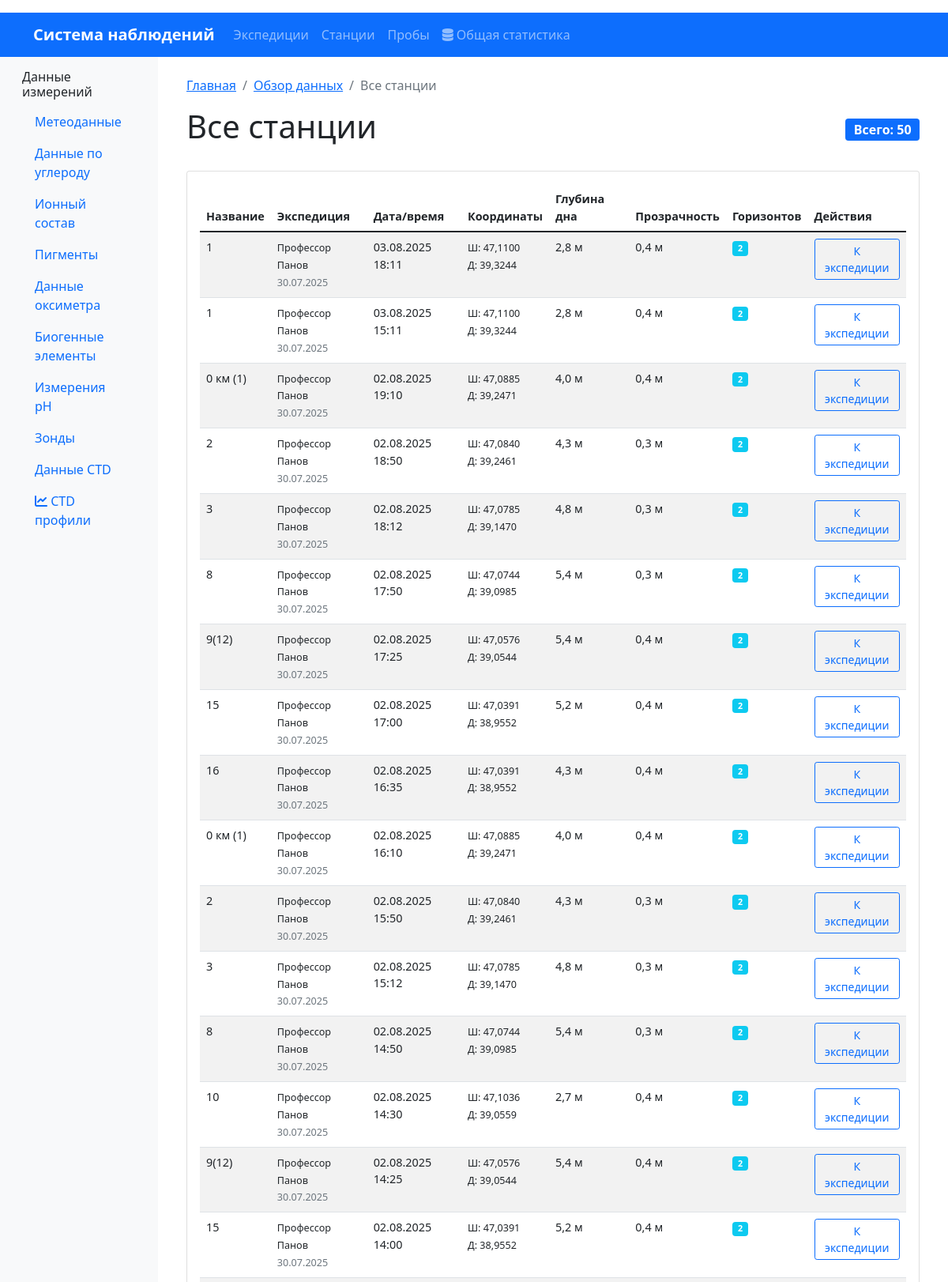
/data/stations/ (upper part), run on the app's committed database.
### oceanography/models.py (models this page shows, shortened)
class Station(models.Model):
    station_id = models.AutoField(primary_key=True)
    expedition = models.ForeignKey(Expedition, on_delete=models.CASCADE, verbose_name="Экспедиция", related_name='stations')
    station_name = models.CharField(max_length=200, verbose_name="Название станции")
    datetime = models.DateTimeField(verbose_name="Дата и время станции")  # НОВОЕ ПОЛЕ
    latitude = models.DecimalField(max_digits=9, decimal_places=6, verbose_name="Широта")
    longitude = models.DecimalField(max_digits=9, decimal_places=6, verbose_name="Долгота")
    bottom_depth = models.DecimalField(max_digits=7, decimal_places=2, null=True, blank=True, verbose_name="Глубина дна (м)")
    secchi_depth = models.DecimalField(max_digits=5, decimal_places=2, null=True, blank=True, verbose_name="Прозрачность по диску Секки (м)")
    class Meta:
        db_table = 'stations'
        verbose_name = "Станция"
        verbose_name_plural = "Станции"
        indexes = [
            models.Index(fields=['expedition', 'datetime']),
            models.Index(fields=['latitude', 'longitude']),
            models.Index(fields=['datetime']),
        ]
        unique_together = ['expedition', 'datetime']
        ordering = ['expedition', 'datetime']

class Expedition(models.Model):
    expedition_id = models.AutoField(primary_key=True)
    start_date = models.DateField(verbose_name="Дата начала экспедиции")
    end_date = models.DateField(verbose_name="Дата окончания экспедиции")
    platform = models.CharField(max_length=200, verbose_name="Название судна/платформы")
    area = models.CharField(max_length=300, verbose_name="Район работ")
    class Meta:
        db_table = 'expeditions'
        verbose_name = "Экспедиция"
        verbose_name_plural = "Экспедиции"
        indexes = [
            models.Index(fields=['start_date']),
            models.Index(fields=['platform']),
            models.Index(fields=['area']),
        ]
        ordering = ['-start_date']

### oceanography/views.py (the view)
# urls.py: path('data/stations/', StationDataView.as_view(), name='data_stations'),
class StationDataView(ViewAccessLoggingMixin, ListView):
    model = Station
    template_name = 'oceanography/data_stations.html'
    context_object_name = 'stations'
    paginate_by = 50
    def get_queryset(self):
        return Station.objects.select_related('expedition').annotate(
            samples_count=Count('samples')
        ).order_by('-datetime')
    def get_context_data(self, **kwargs):
        context = super().get_context_data(**kwargs)
        context['breadcrumbs'] = [
            {'url': reverse('oceanography:home'), 'name': 'Главная'},
            {'url': reverse('oceanography:data_overview'), 'name': 'Обзор данных'},
            {'url': '', 'name': 'Все станции'}
        ]
        return context

### oceanography/logger.py (called while the page is built)
    def _get_user_info(self, request):
        if hasattr(request, 'user') and not isinstance(request.user, AnonymousUser):
            return f"{request.user.username} (ID: {request.user.id})"
        else:
            return "Anonymous User"

    def _get_client_info(self, request):
        ip = request.META.get('REMOTE_ADDR', 'Unknown IP')
        user_agent = request.META.get('HTTP_USER_AGENT', 'Unknown Agent')
        return f"IP: {ip}, Agent: {user_agent[:100]}..."

    def log_action(self, request, action, target=None, details=None, status='success'):
        user_info = self._get_user_info(request)
        client_info = self._get_client_info(request)
        log_message = f"USER: {user_info} | ACTION: {action}"
        if target:
            log_message += f" | TARGET: {target}"
        if details:
            log_message += f" | DETAILS: {details}"
        log_message += f" | STATUS: {status} | {client_info}"
        if status == 'error':
            self.logger.error(log_message)
        else:
            self.logger.info(log_message)

### oceanography/mixins.py (called while the page is built)
    def dispatch(self, request, *args, **kwargs):
        try:
            response = super().dispatch(request, *args, **kwargs)
        except Exception:
            self._log_view_access(request, kwargs, status='error')
            raise
        else:
            self._log_view_access(request, kwargs)
            return response

    def _log_view_access(self, request, view_kwargs, status='success'):
        action = self.access_action or self._derive_action_name()
        target = f"Path: {request.get_full_path()}"
        details = self._build_details(request, view_kwargs)
        user_action_logger.log_action(
            request,
            action,
            target=target,
            details=details,
            status=status
        )

    def _derive_action_name(self):
        if hasattr(self, 'model') and self.model:
            return f"VIEW {self.model.__name__}"
        return f"VIEW {self.__class__.__name__}"

    def _build_details(self, request, view_kwargs):
        details_parts = []
        if view_kwargs:
            details_parts.append(f"kwargs={self._stringify_mapping(view_kwargs)}")
        if request.GET:
            details_parts.append(
                f"query={self._stringify_querydict(request.GET)}"
            )
        return " | ".join(details_parts) if details_parts else None

### oceanography/templates/oceanography/data_stations.html (shortened to what this page needs)
{% extends 'base.html' %}
{% load humanize %}
{% block content %}
    {% include 'include/_breadcrumbs.html' %}
    <div class="d-flex justify-content-between align-items-center mb-4">
        <h1>Все станции</h1>
        <span class="badge bg-primary fs-6">Всего: {{ stations.count|intcomma }}</span>
    </div>
    <div class="card">
        <div class="card-body">
            <div class="table-responsive">
                <table class="table table-striped table-hover data-table">
                    <thead>
                        <tr>
                            <th>Название</th>
                            <th>Экспедиция</th>
                            <th>Дата/время</th>
                            <th>Координаты</th>
                            <th>Глубина дна</th>
                            <th>Прозрачность</th>
                            <th>Горизонтов</th>
                            <th>Действия</th>
                        </tr>
                    </thead>
                    <tbody>
                        {% for station in stations %}
                        <tr>
                            <td>{{ station.station_name }}</td>
                            <td>
                                <small>{{ station.expedition.platform }}</small>
                                <br>
                                <small class="text-muted">{{ station.expedition.start_date|date:"d.m.Y" }}</small>
                            </td>
                            <td>{{ station.datetime|date:"d.m.Y H:i" }}</td>
                            <td>
                                <small>Ш: {{ station.latitude|floatformat:4 }}</small>
                                <br>
                                <small>Д: {{ station.longitude|floatformat:4 }}</small>
                            </td>
                            <td>
                                {% if station.bottom_depth %}
                                    {{ station.bottom_depth|floatformat:1 }} м
                                {% else %}
                                    <span class="text-muted">—</span>
                                {% endif %}
                            </td>
                            <td>
                                {% if station.secchi_depth %}
                                    {{ station.secchi_depth|floatformat:1 }} м
                                {% else %}
                                    <span class="text-muted">—</span>
                                {% endif %}
                            </td>
                            <td>
                                <span class="badge bg-info">{{ station.samples_count }}</span>
                            </td>
                            <td>
                                <a href="{% url 'oceanography:expedition_detail' station.expedition.pk %}"
                                   class="btn btn-sm btn-outline-primary">
                                    К экспедиции
                                </a>
                            </td>
                        </tr>
                        {% empty %}
                        <tr>
                            <td colspan="8" class="text-center text-muted py-4">
                                Станции не найдены
                            </td>
                        </tr>
                        {% endfor %}
                    </tbody>
                </table>
            </div>
        </div>
    </div>
{% endblock %}

### oceanography/templates/base.html (style rules this page uses)
.data-table { font-size: 0.9rem; }
.card { transition: transform 0.2s; }

### data on the page
Station: station_name "1", expedition.platform "Профессор Панов", expedition.start_date "30.07.2025", datetime "03.08.2025 18:11", latitude "47,1100", longitude "39,3244", bottom_depth "2,8", secchi_depth "0,4", samples_count "2"
Station: station_name "1", expedition.platform "Профессор Панов", expedition.start_date "30.07.2025", datetime "03.08.2025 15:11", latitude "47,1100", longitude "39,3244", bottom_depth "2,8", secchi_depth "0,4", samples_count "2"
Station: station_name "0 км (1)", expedition.platform "Профессор Панов", expedition.start_date "30.07.2025", datetime "02.08.2025 19:10", latitude "47,0885", longitude "39,2471", bottom_depth "4,0", secchi_depth "0,4", samples_count "2"
Station: station_name "2", expedition.platform "Профессор Панов", expedition.start_date "30.07.2025", datetime "02.08.2025 18:50", latitude "47,0840", longitude "39,2461", bottom_depth "4,3", secchi_depth "0,3", samples_count "2"
Station: station_name "3", expedition.platform "Профессор Панов", expedition.start_date "30.07.2025", datetime "02.08.2025 18:12", latitude "47,0785", longitude "39,1470", bottom_depth "4,8", secchi_depth "0,3", samples_count "2"
Station: station_name "8", expedition.platform "Профессор Панов", expedition.start_date "30.07.2025", datetime "02.08.2025 17:50", latitude "47,0744", longitude "39,0985", bottom_depth "5,4", secchi_depth "0,3", samples_count "2"
Station: station_name "9(12)", expedition.platform "Профессор Панов", expedition.start_date "30.07.2025", datetime "02.08.2025 17:25", latitude "47,0576", longitude "39,0544", bottom_depth "5,4", secchi_depth "0,4", samples_count "2"
Station: station_name "15", expedition.platform "Профессор Панов", expedition.start_date "30.07.2025", datetime "02.08.2025 17:00", latitude "47,0391", longitude "38,9552", bottom_depth "5,2", secchi_depth "0,4", samples_count "2"
Station: station_name "16", expedition.platform "Профессор Панов", expedition.start_date "30.07.2025", datetime "02.08.2025 16:35", latitude "47,0391", longitude "38,9552", bottom_depth "4,3", secchi_depth "0,4", samples_count "2"
Station: station_name "0 км (1)", expedition.platform "Профессор Панов", expedition.start_date "30.07.2025", datetime "02.08.2025 16:10", latitude "47,0885", longitude "39,2471", bottom_depth "4,0", secchi_depth "0,4", samples_count "2"
Station: station_name "2", expedition.platform "Профессор Панов", expedition.start_date "30.07.2025", datetime "02.08.2025 15:50", latitude "47,0840", longitude "39,2461", bottom_depth "4,3", secchi_depth "0,3", samples_count "2"
Station: station_name "3", expedition.platform "Профессор Панов", expedition.start_date "30.07.2025", datetime "02.08.2025 15:12", latitude "47,0785", longitude "39,1470", bottom_depth "4,8", secchi_depth "0,3", samples_count "2"
Station: station_name "8", expedition.platform "Профессор Панов", expedition.start_date "30.07.2025", datetime "02.08.2025 14:50", latitude "47,0744", longitude "39,0985", bottom_depth "5,4", secchi_depth "0,3", samples_count "2"
Station: station_name "10", expedition.platform "Профессор Панов", expedition.start_date "30.07.2025", datetime "02.08.2025 14:30", latitude "47,1036", longitude "39,0559", bottom_depth "2,7", secchi_depth "0,4", samples_count "2"
Station: station_name "9(12)", expedition.platform "Профессор Панов", expedition.start_date "30.07.2025", datetime "02.08.2025 14:25", latitude "47,0576", longitude "39,0544", bottom_depth "5,4", secchi_depth "0,4", samples_count "2"
Station: station_name "15", expedition.platform "Профессор Панов", expedition.start_date "30.07.2025", datetime "02.08.2025 14:00", latitude "47,0391", longitude "38,9552", bottom_depth "5,2", secchi_depth "0,4", samples_count "2"

### other printed values
{{ crumb.name }} "Главная" "Обзор данных"
{{ crumb.name }} "Все станции"
{{ stations.count|intcomma }} "50"
